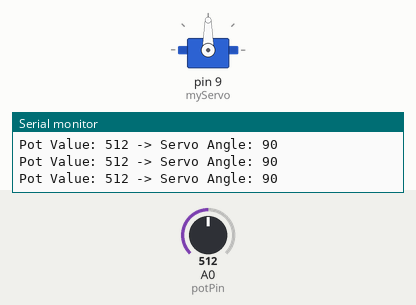
A sketch run on a simulated Arduino Uno, built with avr-gcc and run on an emulated ATmega328P. Shown: servo, the last lines printed to the serial monitor. The test bench sets the inputs (shaded band); at power-on: A0 (potPin) = 512.

Above: at 1.2 s.
1.3 s: A0 (potPin) set to 111
At 2.3 s:
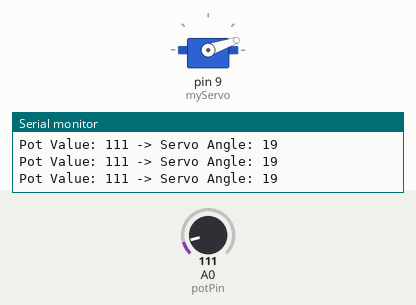
2.8 s: A0 (potPin) set to 94
At 3.1 s:
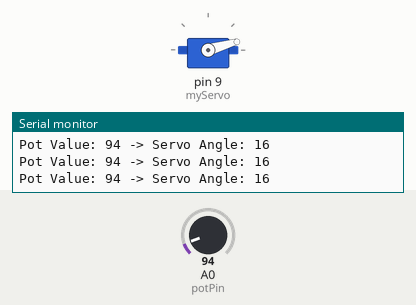
5.8 s: A0 (potPin) set to 122
At 6.9 s:
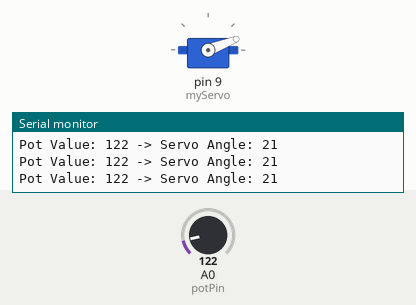
7.3 s: A0 (potPin) set to 555
At 7.7 s:
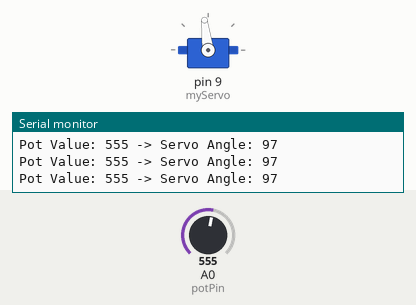
10.3 s: A0 (potPin) set to 581
At 10.7 s:
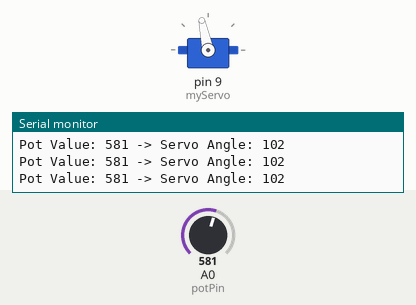
11.8 s: A0 (potPin) set to 306
At 13.1 s:
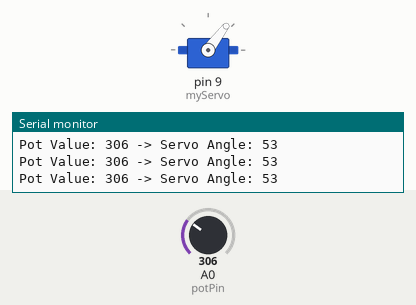
Timing chart, 0 to 14.3 s (numbered marks = the images above; inputs shaded):
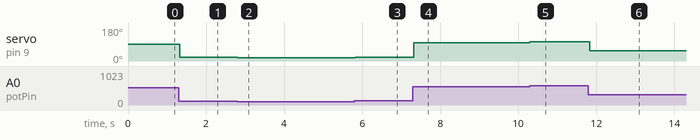

The sketch:

Potentiometer_servo.ino
```cpp
#include <Servo.h>

Servo myServo;
int potPin = A0;

void setup() {
  myServo.attach(9); // D9 for PWM servo
  Serial.begin(9600);
}

void loop() {
  int potValue = analogRead(potPin); // 0 to 1023
  int angle = map(potValue, 0, 1023, 0, 180);
  myServo.write(angle);

  Serial.print("Pot Value: ");
  Serial.print(potValue);
  Serial.print(" -> Servo Angle: ");
  Serial.println(angle);

  delay(10);
}
```

Measured:
- after the input at 1.3 s, servo on pin 9 (myServo): 90° → 19° at once
- after the input at 2.8 s, servo on pin 9 (myServo): 19° → 16° at once
- after the input at 5.8 s, servo on pin 9 (myServo): 16° → 21° at once
- after the input at 7.3 s, servo on pin 9 (myServo): 21° → 97° at once
- after the input at 10.3 s, servo on pin 9 (myServo): 97° → 102° at once
- after the input at 11.8 s, servo on pin 9 (myServo): 102° → 53° at once
